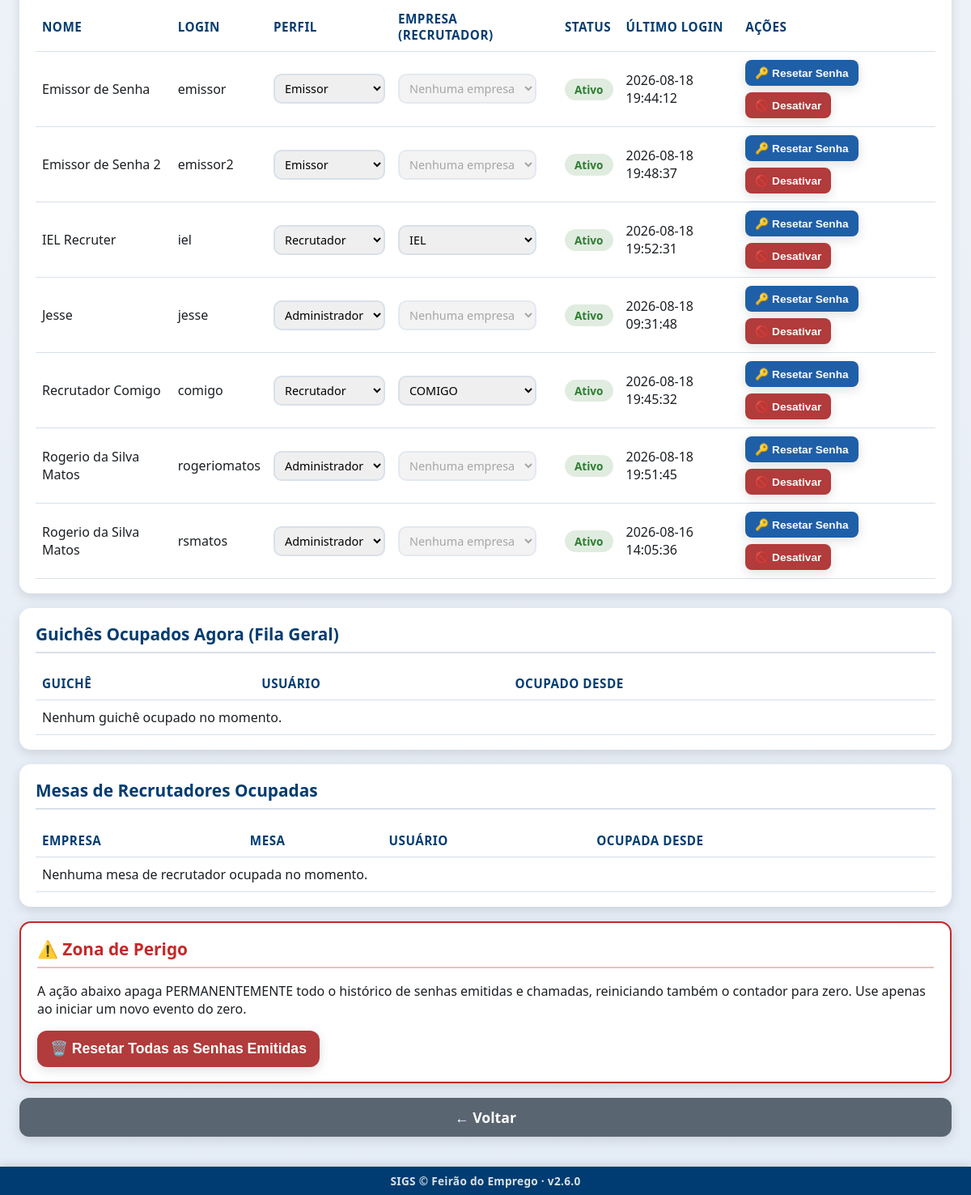
The page /admin/usuarios (signed in, lower part) on the database as committed earlier.
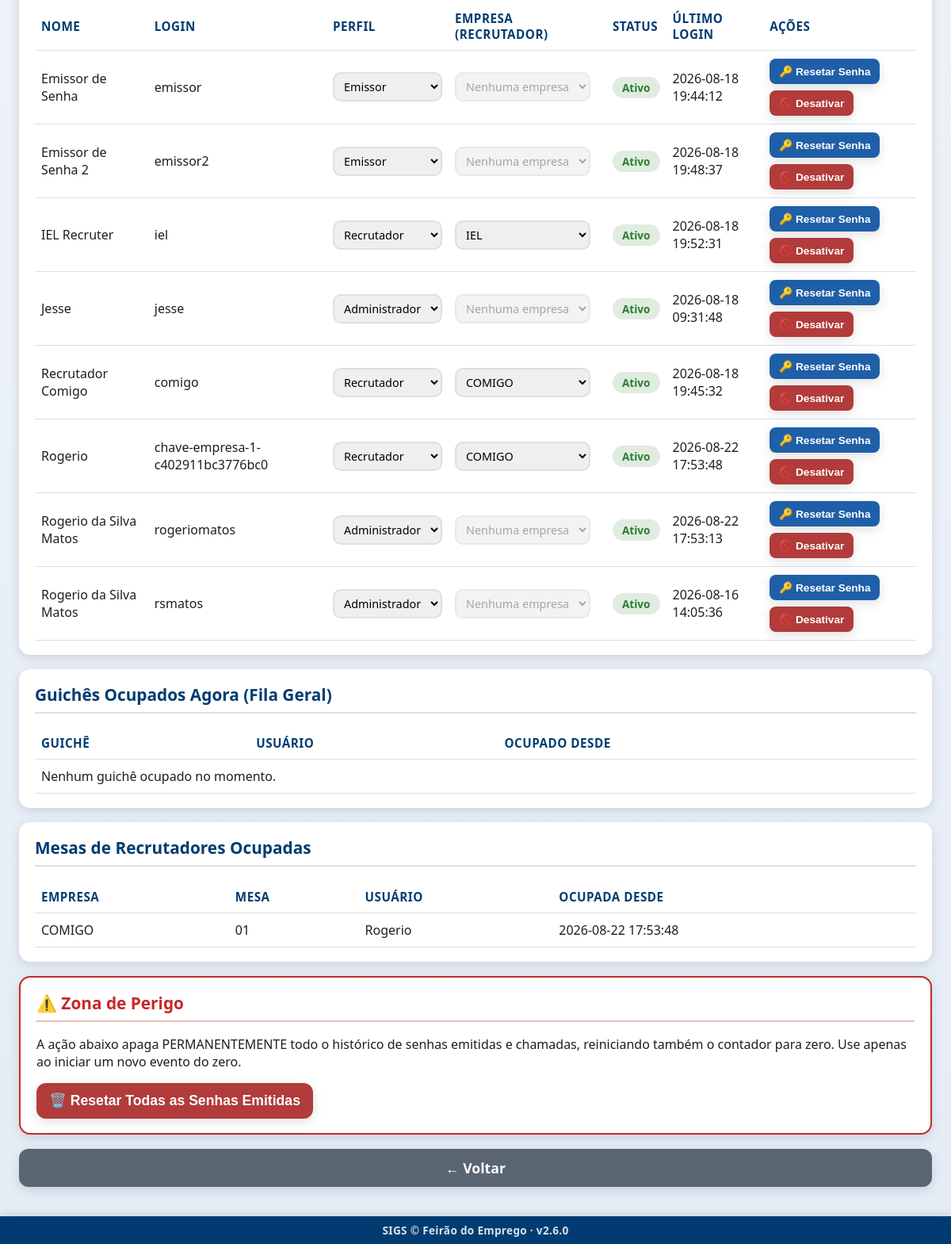
The same page on the database as committed later.
### tables this page shows
CREATE TABLE usuarios (
            id INTEGER PRIMARY KEY AUTOINCREMENT,
            nome_completo TEXT NOT NULL,
            login TEXT NOT NULL UNIQUE,
            senha_hash TEXT NOT NULL,
            perfil TEXT NOT NULL DEFAULT 'atendente',
            ativo INTEGER NOT NULL DEFAULT 1,
            data_criacao TEXT NOT NULL,
            ultimo_login TEXT
        , empresa_id INTEGER REFERENCES empresas (id), provisionado_por_chave INTEGER NOT NULL DEFAULT 0);

CREATE TABLE empresas (
                id INTEGER PRIMARY KEY AUTOINCREMENT,
                nome TEXT NOT NULL UNIQUE,
                ativa INTEGER NOT NULL DEFAULT 1,
                data_criacao TEXT NOT NULL
            , logo_path TEXT, cor_principal TEXT, contador_atual INTEGER NOT NULL DEFAULT 0, emissao_bloqueada_em TEXT, chave_acesso TEXT);

CREATE TABLE configuracoes (
                    chave TEXT PRIMARY KEY,
                    valor TEXT NOT NULL
                );

CREATE TABLE guiches_empresa_ocupados (
                empresa_id INTEGER NOT NULL,
                guiche INTEGER NOT NULL,
                usuario_id INTEGER NOT NULL,
                usuario_nome TEXT NOT NULL,
                ocupado_desde TEXT NOT NULL,
                PRIMARY KEY (empresa_id, guiche),
                FOREIGN KEY (empresa_id) REFERENCES empresas (id),
                FOREIGN KEY (usuario_id) REFERENCES usuarios (id)
            );

### app.py (the view)
@app.route("/admin/usuarios")
@auth.login_required
@auth.admin_required
def usuarios_tela():
    usuarios = database.listar_usuarios()
    guiches_ocupados = database.listar_guiches_ocupados()
    guiches_empresa_ocupados = database.listar_guiches_empresa_ocupados()
    empresas = database.listar_empresas()
    return render_template(
        "usuarios.html",
        config=config_manager.obter_todas(),
        usuarios=usuarios,
        guiches_ocupados=guiches_ocupados,
        guiches_empresa_ocupados=guiches_empresa_ocupados,
        empresas=empresas,
    )

### app.py (called while the page is built)
@app.context_processor
def injetar_usuario_logado():
    usuario_sessao = auth.usuario_logado()
    identidade_empresa = None
    if usuario_sessao and usuario_sessao.get("perfil") == PerfilUsuario.RECRUTADOR:
        empresa_id = usuario_sessao.get("empresa_id")
        if empresa_id:
            empresa = database.obter_empresa_por_id(empresa_id)
            if empresa and (empresa.logo_path or empresa.cor_principal):
                identidade_empresa = {"logo_path": empresa.logo_path, "cor": empresa.cor_principal}
    return {
        "usuario_logado": usuario_sessao,
        "eh_admin": auth.eh_admin(),
        "sigs_versao": SIGS_VERSAO,
        "identidade_empresa": identidade_empresa,
    }

### auth.py (called while the page is built)
def usuario_logado() -> Optional[dict]:
    usuario_id = session.get(CHAVE_SESSAO_USUARIO_ID)
    if usuario_id is None:
        return None
    return {
        "id": usuario_id,
        "nome_completo": session.get(CHAVE_SESSAO_NOME),
        "login": session.get(CHAVE_SESSAO_LOGIN),
        "perfil": session.get(CHAVE_SESSAO_PERFIL),
        "guiche": session.get(CHAVE_SESSAO_GUICHE),
        "empresa_id": session.get(CHAVE_SESSAO_EMPRESA_ID),
        "empresa_nome": session.get(CHAVE_SESSAO_EMPRESA_NOME),
    }

def eh_admin() -> bool:
    return session.get(CHAVE_SESSAO_PERFIL) == PerfilUsuario.ADMIN

def admin_required(funcao_view):
    @wraps(funcao_view)
    def wrapper(*args, **kwargs):
        if not eh_admin():
            if _requisicao_eh_api():
                return jsonify({"sucesso": False, "erro": "Acesso restrito a administradores."}), 403
            flash("Esta área é restrita a administradores.", "erro")
            return redirect(url_for("index"))
        return funcao_view(*args, **kwargs)
    return wrapper

### config.py (called while the page is built)
    def _conectar(self) -> sqlite3.Connection:
        conexao = sqlite3.connect(str(DATABASE_PATH), timeout=10, check_same_thread=False)
        conexao.row_factory = sqlite3.Row
        return conexao

### database.py (called while the page is built)
@contextmanager
def get_connection() -> Generator[sqlite3.Connection, None, None]:
    conexao = sqlite3.connect(str(DATABASE_PATH), timeout=10, check_same_thread=False)
    conexao.row_factory = sqlite3.Row
    conexao.execute("PRAGMA journal_mode = WAL")
    conexao.execute("PRAGMA foreign_keys = ON")
    try:
        yield conexao
    finally:
        conexao.close()

### models.py (called while the page is built)
    def to_dict_publico(self) -> dict:
        dados = asdict(self)
        dados.pop("senha_hash", None)
        return dados

### templates/usuarios.html (shortened to what this page needs)
{% extends "layout.html" %}
{% block conteudo %}
<div class="pagina pagina-usuarios">
    <main class="conteudo-principal">
        <section class="card">
            <table class="tabela-fila">
                <thead>
                    <tr>
                        <th>Nome</th>
                        <th>Login</th>
                        <th>Perfil</th>
                        <th>Empresa (Recrutador)</th>
                        <th>Status</th>
                        <th>Último Login</th>
                        <th>Ações</th>
                    </tr>
                </thead>
                <tbody id="usuarios-corpo">
                    {% for usuario in usuarios %}
                    <tr data-usuario-id="{{ usuario.id }}">
                        <td>{{ usuario.nome_completo }}</td>
                        <td>{{ usuario.login }}</td>
                        <td>
                            <select class="select-perfil" data-usuario-id="{{ usuario.id }}">
                                <option value="emissor" {% if usuario.perfil == 'emissor' %}selected{% endif %}>Emissor</option>
                                {% if usuario.perfil == 'recrutador' %}
                                <option value="recrutador" selected>Recrutador</option>
                                {% endif %}
                                <option value="admin" {% if usuario.perfil == 'admin' %}selected{% endif %}>Administrador</option>
                            </select>
                        </td>
                        <td>
                            <select class="select-empresa-recrutador" data-usuario-id="{{ usuario.id }}"
                                    {{ '' if usuario.perfil == 'recrutador' else 'disabled' }}>
                                <option value="">Nenhuma empresa</option>
                                {% for empresa in empresas %}
                                <option value="{{ empresa.id }}" {% if usuario.empresa_id == empresa.id %}selected{% endif %}>{{ empresa.nome }}</option>
                                {% endfor %}
                            </select>
                        </td>
                        <td>
                            <span class="status-badge-{{ 'ativo' if usuario.ativo else 'inativo' }}">
                                {{ 'Ativo' if usuario.ativo else 'Inativo' }}
                            </span>
                        </td>
                        <td>{{ usuario.ultimo_login or 'Nunca' }}</td>
                        <td class="acoes-usuario">
                            <button class="botao botao-secundario botao-acao-pequeno btn-resetar-senha" data-usuario-id="{{ usuario.id }}">
                                🔑 Resetar Senha
                            </button>
                            <button class="botao {{ 'botao-alerta' if usuario.ativo else 'botao-primario' }} botao-acao-pequeno btn-toggle-status"
                                    data-usuario-id="{{ usuario.id }}" data-ativo="{{ usuario.ativo | lower }}">
                                {{ '🚫 Desativar' if usuario.ativo else '✅ Ativar' }}
                            </button>
                        </td>
                    </tr>
                    {% endfor %}
                </tbody>
            </table>
        </section>
        <section class="card">
            <h2>Guichês Ocupados Agora (Fila Geral)</h2>
            <table class="tabela-fila">
                <thead>
                    <tr>
                        <th>Guichê</th>
                        <th>Usuário</th>
                        <th>Ocupado Desde</th>
                    </tr>
                </thead>
                <tbody>
                    {% for ocupacao in guiches_ocupados %}
                    <tr>
                        <td>{{ '%02d' | format(ocupacao.guiche) }}</td>
                        <td>{{ ocupacao.usuario_nome }}</td>
                        <td>{{ ocupacao.ocupado_desde }}</td>
                    </tr>
                    {% else %}
                    <tr><td colspan="3">Nenhum guichê ocupado no momento.</td></tr>
                    {% endfor %}
                </tbody>
            </table>
        </section>
        <section class="card">
            <h2>Mesas de Recrutadores Ocupadas</h2>
            <table class="tabela-fila">
                <thead>
                    <tr>
                        <th>Empresa</th>
                        <th>Mesa</th>
                        <th>Usuário</th>
                        <th>Ocupada Desde</th>
                    </tr>
                </thead>
                <tbody>
                    {% for ocupacao in guiches_empresa_ocupados %}
                    <tr>
                        <td>{{ ocupacao.empresa_nome }}</td>
                        <td>{{ '%02d' | format(ocupacao.guiche) }}</td>
                        <td>{{ ocupacao.usuario_nome }}</td>
                        <td>{{ ocupacao.ocupado_desde }}</td>
                    </tr>
                    {% else %}
                    <tr><td colspan="4">Nenhuma mesa de recrutador ocupada no momento.</td></tr>
                    {% endfor %}
                </tbody>
            </table>
        </section>
        <section class="card card-zona-perigo">
            <h2>⚠️ Zona de Perigo</h2>
            <p>
                A ação abaixo apaga PERMANENTEMENTE todo o histórico de senhas
                emitidas e chamadas, reiniciando também o contador para zero.
                Use apenas ao iniciar um novo evento do zero.
            </p>
            <button id="btn-reset-senhas-emitidas" class="botao botao-alerta">
                🗑️ Resetar Todas as Senhas Emitidas
            </button>
        </section>
        <a href="{{ url_for('index') }}" class="botao botao-terciario">← Voltar</a>
    </main>
</div>
{% endblock %}

### templates/layout.html (shortened to what this page needs)
<!DOCTYPE html>
<html lang="pt-BR">
<head>
    <link rel="stylesheet" href="{{ url_for('static', filename='css/style.css') }}">
</head>
<body>
    {% block conteudo %}{% endblock %}
    {% if request.endpoint != 'painel' %}
    <footer class="rodape-sigs">
        SIGS &copy; {{ config.nome_evento if config else 'SENAI' }} &middot; v{{ sigs_versao }}
    </footer>
    {% endif %}
</body>
</html>

### static/css/style.css (style rules this page uses)
:root { --cor-principal: #003C71; --cor-principal-clara: #1F5FA8; --cor-secundaria: #F4A300; --cor-fundo: #F2F5F9; --cor-texto: #1B1F23; --cor-branco: #FFFFFF; --cor-cinza-borda: #D8E0EA; --cor-sucesso: #2E7D32; --cor-erro: #C62828; --sombra-padrao: 0 4px 14px rgba(0, 0, 0, 0.12); --raio-borda: 14px; --transicao-padrao: all 0.25s ease-in-out; }
* { box-sizing: border-box; }
body { margin: 0; font-family: "Segoe UI", Arial, Helvetica, sans-serif; background: linear-gradient(180deg, var(--cor-fundo) 0%, #E4ECF6 100%); color: var(--cor-texto); }
.pagina { max-width: 1200px; margin: 0 auto; padding: 20px 24px; padding-bottom: 72px; }
.conteudo-principal { display: flex; flex-direction: column; gap: 18px; }
.card { background: var(--cor-branco); border-radius: var(--raio-borda); box-shadow: var(--sombra-padrao); padding: 18px 20px; }
.card h2 { margin-top: 0; color: var(--cor-principal); font-size: 1.3rem; border-bottom: 2px solid var(--cor-cinza-borda); padding-bottom: 8px; }
input, select { padding: 10px 12px; border: 2px solid var(--cor-cinza-borda); border-radius: 10px; font-size: 1rem; font-family: inherit; transition: var(--transicao-padrao); }
.botao { border: none; border-radius: 12px; padding: 12px 16px; font-size: 1.1rem; font-weight: 700; cursor: pointer; transition: var(--transicao-padrao); box-shadow: var(--sombra-padrao); text-decoration: none; text-align: center; display: inline-flex; align-items: center; justify-content: center; gap: 8px; color: var(--cor-branco); }
.botao-secundario { background: var(--cor-principal-clara); }
.botao-terciario { background: #5A6572; }
.botao-alerta { background: #B23B3B; }
.tabela-fila { width: 100%; border-collapse: collapse; margin-top: 10px; }
.tabela-fila th, .tabela-fila td { text-align: left; padding: 10px 8px; border-bottom: 1px solid var(--cor-cinza-borda); }
.tabela-fila th { color: var(--cor-principal); font-size: 0.95rem; text-transform: uppercase; letter-spacing: 0.5px; }
.botao-acao-pequeno { padding: 8px 12px; font-size: 0.85rem; border-radius: 8px; margin-right: 6px; }
.status-badge-ativo, .status-badge-inativo { padding: 4px 12px; border-radius: 999px; font-size: 0.85rem; font-weight: 700; }
.status-badge-ativo { background: rgba(46, 125, 50, 0.15); color: var(--cor-sucesso); }
.acoes-usuario { display: flex; gap: 8px; flex-wrap: wrap; }
.select-perfil, .select-empresa-recrutador { padding: 6px 8px; font-size: 0.9rem; }
.card-zona-perigo { border: 2px solid var(--cor-erro); }
.card-zona-perigo h2 { color: var(--cor-erro); border-bottom-color: rgba(198, 40, 40, 0.3); }
.rodape-sigs { position: fixed; left: 0; right: 0; bottom: 0; z-index: 500; background: var(--cor-principal); color: rgba(255, 255, 255, 0.85); text-align: center; font-size: 0.85rem; font-weight: 600; letter-spacing: 0.3px; padding: 8px 12px; box-shadow: 0 -2px 10px rgba(0, 0, 0, 0.12); }

Rows that differ between the two databases and show on the page:
added usuarios: nome_completo "Rogerio", login "chave-empresa-1-c402911bc3776bc0", perfil+id "Recrutador", empresa+id+perfil "COMIGO", ativo "Ativo", ultimo_login "2026-08-22 17:53:48", ativo "🚫 Desativar"
changed usuarios "rogeriomatos": ultimo_login "2026-08-18 19:51:45" → "2026-08-22 17:53:13"
added guiches_empresa_ocupados: empresa_nome "COMIGO", guiche "01", usuario_nome "Rogerio", ocupado_desde "2026-08-22 17:53:48"
Other text that changed with them:
text no longer shown: "Nenhuma mesa de recrutador ocupada no momento."
